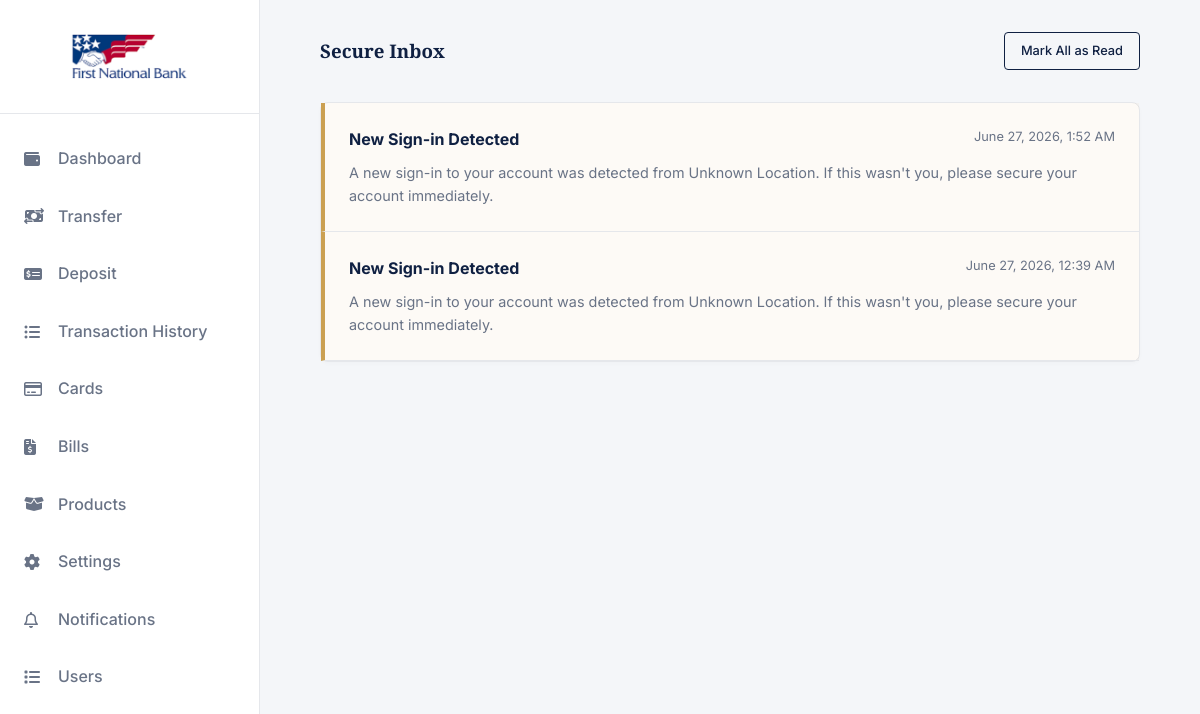
Before: /notifications/ (signed in) with the older database file.
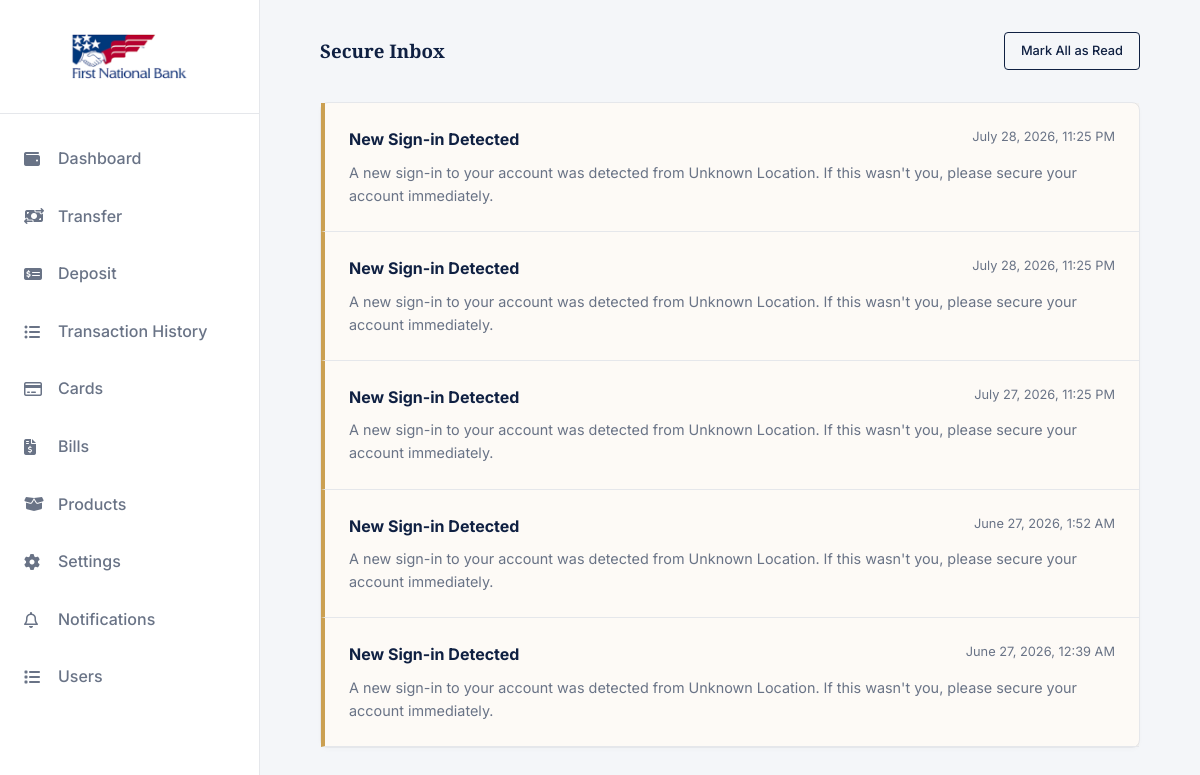
After: the same page with the newer database file.
### app/models.py (models this page shows, shortened)
class Notification(models.Model):
    class NotificationType(models.TextChoices):
        TRANSACTION = "TRANSACTION", "Transaction alert"
        SECURITY    = "SECURITY",    "Security alert"
        SYSTEM      = "SYSTEM",      "System message"
        PROMOTION   = "PROMOTION",   "Promotion"
    id                = models.UUIDField(primary_key=True, default=uuid.uuid4, editable=False)
    user              = models.ForeignKey(User, on_delete=models.CASCADE, related_name="notifications")
    transaction       = models.ForeignKey(
        Transaction,
        null=True, blank=True,
        on_delete=models.SET_NULL,
        related_name="notifications",
    )
    notification_type = models.CharField(max_length=20, choices=NotificationType.choices)
    title             = models.CharField(max_length=255)
    message           = models.TextField()
    is_read           = models.BooleanField(default=False)
    created_at        = models.DateTimeField(auto_now_add=True, db_index=True)
    class Meta:
        db_table = "notifications"
        ordering = ["-created_at"]

### app/views.py (the view)
# urls.py: path('notifications/', notificationList, name='notifications'),
@login_required(login_url='accounts:login')
def notificationList(request):
    if 'read' in request.GET:
        Notification.objects.filter(user=request.user, is_read=False).update(is_read=True)  # 👈 update first, no slice
    notifs = Notification.objects.filter(user=request.user)[:20]
    context = {
        'notifs': notifs
    }
    return render(request, 'User/notifications.html', context)

### templates/User/notifications.html (shortened to what this page needs)
{% extends 'base.html' %}
{% load static %}
{% load humanize %}
{% block content %}
        <main class="main-content">
            <div class="top-bar">
                <h3>Secure Inbox</h3>
                <a href="?read=true" class="btn btn-outline" style="padding: 0.5rem 1rem; font-size: 0.8rem;">Mark All as Read</a>
            </div>
            <div class="card" style="padding: 0;">
                <ul style="list-style: none;">
                {% for notif in notifs %}
                    {% if not notif.is_read %}
                    <li style="padding: 1.5rem; border-bottom: 1px solid var(--border-color);
                        background-color: {% if notif.is_read %}transparent{% else %}rgba(203, 160, 82, 0.05){% endif %};
                        border-left: 4px solid var(--brand-accent);">
                        <div style="display: flex; justify-content: space-between; margin-bottom: 0.5rem;">
                            <strong style="color: var(--brand-primary);">{{ notif.title }}</strong>
                            <span style="font-size: 0.8rem; color: var(--text-secondary);">
                                {{ notif.created_at|date:"N j, Y" }}, {{ notif.created_at|time:"g:i A" }}
                            </span>
                        </div>
                        <p style="font-size: 0.9rem; color: var(--text-secondary);">{{ notif.message }}</p>
                    </li>
                    {% endif %}
                {% empty %}
                <li style="padding: 1.5rem; color: var(--text-secondary);">No notifications yet.</li>
                {% endfor %}
                </ul>
            </div>
        </main>
{% endblock %}

### templates/base.html (shortened to what this page needs)
{% load static %}
<!DOCTYPE html>
<html lang="en">
<head>
    <link rel="stylesheet" href="https://cdnjs.cloudflare.com/ajax/libs/font-awesome/6.4.0/css/all.min.css">
    <link rel="stylesheet" href="{% static 'css/styles.css' %}">
</head>
<body>
    <div class="secure-wrapper">
        <aside class="sidebar">
            <div class="sidebar-header">
                <a href="{% url 'app:dashboard' %}" class="logo-wrapper">
                    <img src="{% static 'images/rm.png' %}" alt="First National Logo" class="brand-logo">
                </a>
            </div>
            <nav class="sidebar-nav">
                <a href="{% url 'app:dashboard' %}"><i class="fa-solid fa-wallet"></i> Dashboard</a>
                <a href="{% url 'app:transfer' %}"><i class="fa-solid fa-money-bill-transfer"></i> Transfer</a>
                <a href="{% url 'app:deposit' %}"><i class="fa-solid fa-money-check-dollar"></i> Deposit</a>
                <a href="{% url 'app:history' %}"><i class="fa-solid fa-list-ul"></i> Transaction History</a>
                <a href="{% url 'app:cards' %}"><i class="fa-regular fa-credit-card"></i> Cards</a>
                <a href="{% url 'app:bills' %}"><i class="fa-solid fa-file-invoice-dollar"></i> Bills</a>
                <a href="{% url 'app:products' %}"><i class="fa-solid fa-box-open"></i> Products</a>
                <a href="{% url 'app:settings' %}"><i class="fa-solid fa-gear"></i> Settings</a>
                <a href="{% url 'app:notifications' %}"><i class="fa-regular fa-bell"></i> Notifications
                </a>
                {% if request.user.is_superuser %}
                <a href="{% url 'app:users' %}"><i class="fa-solid fa-list"></i> Users</a>
                {% endif %}
            </nav>
        </aside>
    {% block content %}
      {% endblock %}
    </div>
</body>
</html>

### static/css/styles.css (style rules this page uses)
:root { --bg-color: #f4f6f9; --surface-color: #ffffff; --text-primary: #1a1f36; --text-secondary: #697386; --brand-primary: #0f2042; --brand-accent: #cba052; --border-color: #e5e7eb; --success: #059669; --danger: #dc2626; --warning: #d97706; --font-heading: 'Playfair Display', serif; --font-body: 'Inter', sans-serif; --sidebar-width: 260px; --transition: all 0.3s ease; }
* { margin: 0; padding: 0; box-sizing: border-box; }
body { font-family: var(--font-body); background-color: var(--bg-color); color: var(--text-primary); line-height: 1.6; transition: background-color var(--transition), color var(--transition); }
h1, h2, h3, h4, .brand-logo { font-family: var(--font-heading); color: var(--brand-primary); }
a { text-decoration: none; color: var(--brand-primary); }
ul { list-style: none; }
.btn { display: inline-block; padding: 0.75rem 1.5rem; border-radius: 4px; font-weight: 500; cursor: pointer; text-align: center; border: none; transition: var(--transition); }
.btn-outline { border: 1px solid var(--brand-primary); color: var(--brand-primary); background: transparent; }
.card { background-color: var(--surface-color); border: 1px solid var(--border-color); border-radius: 8px; padding: 1.5rem; box-shadow: 0 2px 4px rgba(0,0,0,0.02); }
.secure-wrapper { display: flex; min-height: 100vh; }
.sidebar { width: var(--sidebar-width); background-color: var(--surface-color); border-right: 1px solid var(--border-color); display: flex; flex-direction: column; }
.sidebar-header { padding: 1.5rem; border-bottom: 1px solid var(--border-color); display: flex; align-items: center; justify-content: flex-start; }
.logo-wrapper { display: flex; align-items: center; width: 100%; max-width: 220px; text-decoration: none; }
.brand-logo { width: 100%; height: auto; max-height: 65px; object-fit: contain; display: block; transition: filter var(--transition), opacity var(--transition); }
.sidebar-nav { padding: 1rem 0; flex-grow: 1; }
.sidebar-nav a { display: flex; align-items: center; padding: 1rem 1.5rem; color: var(--text-secondary); font-weight: 500; transition: var(--transition); }
.sidebar-nav a i { width: 24px; margin-right: 10px; }
.main-content { flex: 1; padding: 2rem 5%; overflow-y: auto; }
.top-bar { display: flex; justify-content: space-between; align-items: center; margin-bottom: 2rem; }

Changed rows visible on the page:
added Notification: title "New Sign-in Detected", created_at "July 28, 2026", created_at "11:25 PM", message "A new sign-in to your account was detected from Unknown Location. If this wasn't you, please secure your account immediately."
added Notification: title "New Sign-in Detected", created_at "July 28, 2026", created_at "11:25 PM", message "A new sign-in to your account was detected from Unknown Location. If this wasn't you, please secure your account immediately."
added Notification: title "New Sign-in Detected", created_at "July 27, 2026", created_at "11:25 PM", message "A new sign-in to your account was detected from Unknown Location. If this wasn't you, please secure your account immediately."
